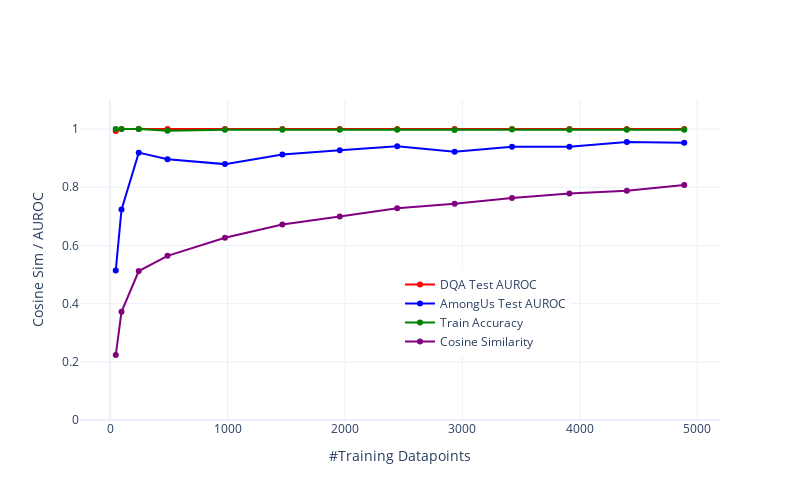

The notebook cell this image was saved under:
### Code cell
data_size = len(train_loader.dataset)
datapoints = [int(data_size * k) for k in ks]

# plot test auroc, train accuracy, and average cosine similarity vs k in different colors on the same plot
fig = go.Figure()
colors = ['red', 'blue', 'green', 'purple', 'orange', 'brown', 'pink', 'gray', 'olive', 'cyan']
fig.add_trace(go.Scatter(x=datapoints, y=test_aurocs, mode='lines+markers', name='Test AUROC (RepEng)', line=dict(color=colors[0])))
fig.add_trace(go.Scatter(x=datapoints, y=amongus_aurocs, mode='lines+markers', name='AmongUs Test AUROC (Among Us)', line=dict(color=colors[1])))
fig.add_trace(go.Scatter(x=datapoints, y=train_accuracies, mode='lines+markers', name='Train Acc. (RepEng)', line=dict(color=colors[2])))
fig.add_trace(go.Scatter(x=datapoints, y=average_cosine_similarities, mode='lines+markers', name='Cosine Sim. (C(10, 2))', line=dict(color=colors[3])))
fig.update_xaxes(title='#Training Datapoints')
fig.update_yaxes(title='Cosine Sim / AUROC')
fig.update_layout(template='plotly_white')
fig.update_layout(width=800, height=500)
fig.update_layout(legend=dict(x=0.5, y=0.2))
fig.update_yaxes(range=[0, 1.1])
fig.show()

### Figure 1 — Plotly figure (JSON) as saved in the notebook; plotly's stock layout.template omitted (floating-point values rounded to 4 significant figures)
{"data": [{"line": {"color": "red"}, "mode": "lines+markers", "name": "DQA Test AUROC", "type": "scatter", "x": [48, 97, 244, 489, 978, 1467, 1956, 2445, 2934, 3423, 3912, 4401, 4890], "y": [0.9936, 1, 1, 1, 1, 1, 1, 1, 1, 1, 1, 1, 1]}, {"line": {"color": "blue"}, "mode": "lines+markers", "name": "AmongUs Test AUROC", "type": "scatter", "x": [48, 97, 244, 489, 978, 1467, 1956, 2445, 2934, 3423, 3912, 4401, 4890], "y": [0.5138, 0.7232, 0.9191, 0.8965, 0.8796, 0.9124, 0.927, 0.9408, 0.9218, 0.9396, 0.9393, 0.9555, 0.9529]}, {"line": {"color": "green"}, "mode": "lines+markers", "name": "Train Accuracy", "type": "scatter", "x": [48, 97, 244, 489, 978, 1467, 1956, 2445, 2934, 3423, 3912, 4401, 4890], "y": [1, 1, 1, 0.9944, 0.998, 0.9979, 0.9974, 0.9979, 0.9972, 0.9982, 0.9976, 0.9977, 0.9978]}, {"line": {"color": "purple"}, "mode": "lines+markers", "name": "Cosine Similarity", "type": "scatter", "x": [48, 97, 244, 489, 978, 1467, 1956, 2445, 2934, 3423, 3912, 4401, 4890], "y": [0.2231, 0.3717, 0.5119, 0.5642, 0.6266, 0.6723, 0.6995, 0.7275, 0.7436, 0.763, 0.7784, 0.7881, 0.8077]}], "layout": {"height": 500, "legend": {"x": 0.5, "y": 0.2}, "width": 800, "xaxis": {"title": {"text": "#Training Datapoints"}}, "yaxis": {"range": [0, 1.1], "title": {"text": "Cosine Sim / AUROC"}}}}
